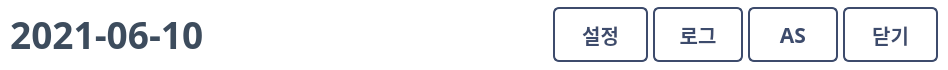
    <widget class="QFrame" name="top_frame">
     <property name="minimumSize">
      <size>
       <width>0</width>
       <height>70</height>
      </size>
     </property>
     <property name="maximumSize">
      <size>
       <width>16777215</width>
       <height>70</height>
      </size>
     </property>
     <property name="styleSheet">
      <string notr="true">background-color:white;</string>
     </property>
     <property name="frameShape">
      <enum>QFrame::NoFrame</enum>
     </property>
     <property name="frameShadow">
      <enum>QFrame::Raised</enum>
     </property>
     <layout class="QHBoxLayout" name="horizontalLayout">
      <property name="spacing">
       <number>0</number>
      </property>
      <property name="leftMargin">
       <number>0</number>
      </property>
      <property name="topMargin">
       <number>0</number>
      </property>
      <property name="rightMargin">
       <number>0</number>
      </property>
      <property name="bottomMargin">
       <number>0</number>
      </property>
      <item alignment="Qt::AlignRight">
       <widget class="QFrame" name="top_date_frame">
        <property name="layoutDirection">
         <enum>Qt::RightToLeft</enum>
        </property>
        <property name="frameShape">
         <enum>QFrame::NoFrame</enum>
        </property>
        <property name="frameShadow">
         <enum>QFrame::Raised</enum>
        </property>
        <layout class="QVBoxLayout" name="verticalLayout_3">
         <property name="spacing">
          <number>0</number>
         </property>
         <property name="leftMargin">
          <number>10</number>
         </property>
         <property name="topMargin">
          <number>0</number>
         </property>
         <property name="rightMargin">
          <number>0</number>
         </property>
         <property name="bottomMargin">
          <number>0</number>
         </property>
         <item>
          <widget class="QPushButton" name="date_btn">
           <property name="maximumSize">
            <size>
             <width>260</width>
             <height>16777215</height>
            </size>
           </property>
           <property name="font">
            <font>
             <family>맑은 고딕</family>
             <pointsize>28</pointsize>
             <weight>75</weight>
             <italic>false</italic>
             <bold>true</bold>
            </font>
           </property>
           <property name="cursor">
            <cursorShape>PointingHandCursor</cursorShape>
           </property>
           <property name="layoutDirection">
            <enum>Qt::RightToLeft</enum>
           </property>
           <property name="styleSheet">
            <string notr="true">color: #3D4C5D;
border:none;
background:none;</string>
           </property>
           <property name="text">
            <string>2021-06-10 </string>
           </property>
           <property name="icon">
            <iconset>
             <normaloff>../img/calendar_blue.png</normaloff>../img/calendar_blue.png</iconset>
           </property>
           <property name="iconSize">
            <size>
             <width>33</width>
             <height>33</height>
            </size>
           </property>
          </widget>
         </item>
        </layout>
       </widget>
      </item>
      <item>
       <widget class="QFrame" name="top_title_frame">
        <property name="frameShape">
         <enum>QFrame::NoFrame</enum>
        </property>
        <property name="frameShadow">
         <enum>QFrame::Raised</enum>
        </property>
        <layout class="QVBoxLayout" name="verticalLayout_2">
         <property name="spacing">
          <number>0</number>
         </property>
         <property name="leftMargin">
          <number>0</number>
         </property>
         <property name="topMargin">
          <number>0</number>
         </property>
         <property name="rightMargin">
          <number>0</number>
         </property>
         <property name="bottomMargin">
          <number>0</number>
         </property>
         <item alignment="Qt::AlignHCenter">
          <widget class="QLabel" name="title_label">
           <property name="enabled">
            <bool>true</bool>
           </property>
           <property name="minimumSize">
            <size>
             <width>340</width>
             <height>38</height>
            </size>
           </property>
           <property name="maximumSize">
            <size>
             <width>340</width>
             <height>38</height>
            </size>
           </property>
           <property name="styleSheet">
            <string notr="true">border:none;</string>
           </property>
           <property name="text">
            <string/>
           </property>
           <property name="pixmap">
            <pixmap>../IMG/title.png</pixmap>
           </property>
           <property name="scaledContents">
            <bool>true</bool>
           </property>
          </widget>
         </item>
        </layout>
       </widget>
      </item>
      <item alignment="Qt::AlignRight">
       <widget class="QFrame" name="top_btns_frame">
        <property name="maximumSize">
         <size>
          <width>16777215</width>
          <height>70</height>
         </size>
        </property>
        <property name="styleSheet">
         <string notr="true">QPushButton#as_btn, #log_btn, #set_btn, #exit_btn{
border: 2px solid #3D4B6C; 
color: #3D4B6C; 
border-radius: 6px;
}
QPushButton#as_btn:pressed, #log_btn:pressed, #set_btn:pressed, #exit_btn:pressed{
background: #f2f2f2;
}</string>
        </property>
        <property name="frameShape">
         <enum>QFrame::NoFrame</enum>
        </property>
        <property name="frameShadow">
         <enum>QFrame::Raised</enum>
        </property>
        <layout class="QHBoxLayout" name="horizontalLayout_2">
         <property name="spacing">
          <number>5</number>
         </property>
         <property name="leftMargin">
          <number>0</number>
         </property>
         <property name="topMargin">
          <number>0</number>
         </property>
         <property name="rightMargin">
          <number>10</number>
         </property>
         <property name="bottomMargin">
          <number>0</number>
         </property>
         <item>
          <widget class="QPushButton" name="set_btn">
           <property name="minimumSize">
            <size>
             <width>95</width>
             <height>55</height>
            </size>
           </property>
           <property name="maximumSize">
            <size>
             <width>95</width>
             <height>55</height>
            </size>
           </property>
           <property name="font">
            <font>
             <family>맑은 고딕</family>
             <pointsize>15</pointsize>
             <weight>75</weight>
             <italic>false</italic>
             <bold>true</bold>
            </font>
           </property>
           <property name="cursor">
            <cursorShape>PointingHandCursor</cursorShape>
           </property>
           <property name="toolTip">
            <string>설정</string>
           </property>
           <property name="text">
            <string>설정</string>
           </property>
           <property name="icon">
            <iconset>
             <normaloff>../img/setting_blue.png</normaloff>../img/setting_blue.png</iconset>
           </property>
           <property name="iconSize">
            <size>
             <width>32</width>
             <height>32</height>
            </size>
           </property>
          </widget>
         </item>
         <item>
          <widget class="QPushButton" name="log_btn">
           <property name="minimumSize">
            <size>
             <width>90</width>
             <height>55</height>
            </size>
           </property>
           <property name="maximumSize">
            <size>
             <width>90</width>
             <height>55</height>
            </size>
           </property>
           <property name="font">
            <font>
             <family>맑은 고딕</family>
             <pointsize>15</pointsize>
             <weight>75</weight>
             <italic>false</italic>
             <bold>true</bold>
            </font>
           </property>
           <property name="cursor">
            <cursorShape>PointingHandCursor</cursorShape>
           </property>
           <property name="toolTip">
            <string>로그</string>
           </property>
           <property name="text">
            <string>로그</string>
           </property>
           <property name="icon">
            <iconset>
             <normaloff>../img/log_blue.png</normaloff>../img/log_blue.png</iconset>
           </property>
           <property name="iconSize">
            <size>
             <width>27</width>
             <height>27</height>
            </size>
           </property>
          </widget>
         </item>
         <item>
          <widget class="QPushButton" name="as_btn">
           <property name="minimumSize">
            <size>
             <width>90</width>
             <height>55</height>
            </size>
           </property>
           <property name="maximumSize">
            <size>
             <width>90</width>
             <height>55</height>
            </size>
           </property>
           <property name="font">
            <font>
             <family>맑은 고딕</family>
             <pointsize>16</pointsize>
             <weight>75</weight>
             <italic>false</italic>
             <bold>true</bold>
            </font>
           </property>
           <property name="cursor">
            <cursorShape>PointingHandCursor</cursorShape>
           </property>
           <property name="toolTip">
            <string>원격접속</string>
           </property>
           <property name="text">
            <string>AS</string>
           </property>
           <property name="icon">
            <iconset>
             <normaloff>../img/remote_blue.png</normaloff>../img/remote_blue.png</iconset>
           </property>
           <property name="iconSize">
            <size>
             <width>30</width>
             <height>30</height>
            </size>
           </property>
          </widget>
         </item>
         <item>
          <widget class="QPushButton" name="exit_btn">
           <property name="minimumSize">
            <size>
             <width>95</width>
             <height>55</height>
            </size>
           </property>
           <property name="maximumSize">
            <size>
             <width>95</width>
             <height>55</height>
            </size>
           </property>
           <property name="font">
            <font>
             <family>맑은 고딕</family>
             <pointsize>15</pointsize>
             <weight>75</weight>
             <italic>false</italic>
             <bold>true</bold>
            </font>
           </property>
           <property name="cursor">
            <cursorShape>PointingHandCursor</cursorShape>
           </property>
           <property name="toolTip">
            <string>닫기</string>
           </property>
           <property name="text">
            <string>닫기</string>
           </property>
           <property name="icon">
            <iconset>
             <normaloff>../img/close_blue.png</normaloff>../img/close_blue.png</iconset>
           </property>
           <property name="iconSize">
            <size>
             <width>36</width>
             <height>36</height>
            </size>
           </property>
          </widget>
         </item>
        </layout>
       </widget>
      </item>
     </layout>
    </widget>
